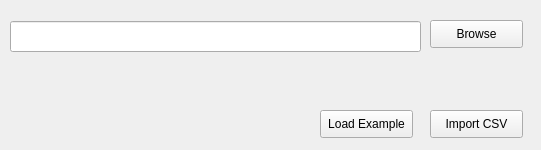
<?xml version="1.0" encoding="UTF-8"?>
<ui version="4.0">
 <class>Form</class>
 <widget class="QWidget" name="Form">
  <property name="geometry">
   <rect>
    <x>0</x>
    <y>0</y>
    <width>541</width>
    <height>150</height>
   </rect>
  </property>
  <property name="windowTitle">
   <string>Form</string>
  </property>
  <widget class="QPushButton" name="load_example_btn">
   <property name="geometry">
    <rect>
     <x>320</x>
     <y>110</y>
     <width>93</width>
     <height>28</height>
    </rect>
   </property>
   <property name="text">
    <string>Load Example</string>
   </property>
  </widget>
  <widget class="QPushButton" name="import_csv_btn">
   <property name="geometry">
    <rect>
     <x>430</x>
     <y>110</y>
     <width>93</width>
     <height>28</height>
    </rect>
   </property>
   <property name="text">
    <string>Import CSV</string>
   </property>
  </widget>
  <widget class="QLabel" name="error_label">
   <property name="geometry">
    <rect>
     <x>10</x>
     <y>60</y>
     <width>411</width>
     <height>20</height>
    </rect>
   </property>
   <property name="styleSheet">
    <string notr="true">color:&quot;red&quot;</string>
   </property>
   <property name="text">
    <string/>
   </property>
   <property name="alignment">
    <set>Qt::AlignCenter</set>
   </property>
  </widget>
  <widget class="QLineEdit" name="path_edit">
   <property name="geometry">
    <rect>
     <x>10</x>
     <y>21</y>
     <width>411</width>
     <height>31</height>
    </rect>
   </property>
   <property name="text">
    <string/>
   </property>
  </widget>
  <widget class="QPushButton" name="browse_btn">
   <property name="geometry">
    <rect>
     <x>430</x>
     <y>20</y>
     <width>93</width>
     <height>28</height>
    </rect>
   </property>
   <property name="text">
    <string>Browse</string>
   </property>
  </widget>
 </widget>
 <resources/>
 <connections/>
</ui>
